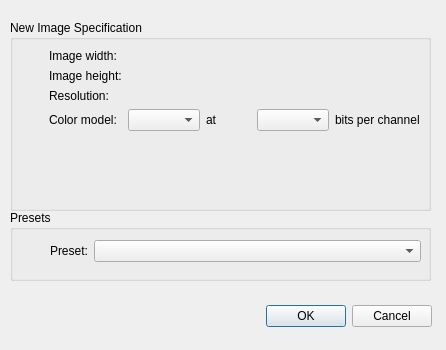
<?xml version="1.0" encoding="UTF-8"?>
<ui version="4.0">
 <class>NewDocumentDialog</class>
 <widget class="QDialog" name="NewDocumentDialog">
  <property name="geometry">
   <rect>
    <x>0</x>
    <y>0</y>
    <width>446</width>
    <height>350</height>
   </rect>
  </property>
  <property name="windowTitle">
   <string>Create New Document</string>
  </property>
  <widget class="QGroupBox" name="groupBox">
   <property name="geometry">
    <rect>
     <x>10</x>
     <y>20</y>
     <width>421</width>
     <height>191</height>
    </rect>
   </property>
   <property name="title">
    <string>New Image Specification</string>
   </property>
   <widget class="QWidget" name="formLayoutWidget">
    <property name="geometry">
     <rect>
      <x>39</x>
      <y>29</y>
      <width>371</width>
      <height>151</height>
     </rect>
    </property>
    <layout class="QFormLayout" name="formLayout">
     <item row="0" column="0">
      <widget class="QLabel" name="label">
       <property name="text">
        <string>Image width:</string>
       </property>
      </widget>
     </item>
     <item row="0" column="1">
      <widget class="SDF::UILayer::Qt::View::CustomWidgets::UnitQuantityEdit" name="widthUnitQuantityEdit"/>
     </item>
     <item row="1" column="0">
      <widget class="QLabel" name="label_2">
       <property name="text">
        <string>Image height:</string>
       </property>
      </widget>
     </item>
     <item row="1" column="1">
      <widget class="SDF::UILayer::Qt::View::CustomWidgets::UnitQuantityEdit" name="heightUnitQuantityEdit"/>
     </item>
     <item row="2" column="0">
      <widget class="QLabel" name="label_3">
       <property name="text">
        <string>Resolution:</string>
       </property>
      </widget>
     </item>
     <item row="2" column="1">
      <widget class="SDF::UILayer::Qt::View::CustomWidgets::UnitQuantityEdit" name="resolutionUnitQuantityEdit"/>
     </item>
     <item row="3" column="0">
      <widget class="QLabel" name="label_4">
       <property name="text">
        <string>Color model:</string>
       </property>
      </widget>
     </item>
     <item row="3" column="1">
      <layout class="QHBoxLayout" name="horizontalLayout">
       <item>
        <widget class="QComboBox" name="colorModelComboBox"/>
       </item>
       <item>
        <widget class="QLabel" name="label_5">
         <property name="text">
          <string>at</string>
         </property>
        </widget>
       </item>
       <item>
        <widget class="QComboBox" name="bitDepthComboBox"/>
       </item>
       <item>
        <widget class="QLabel" name="label_6">
         <property name="text">
          <string>bits per channel</string>
         </property>
        </widget>
       </item>
      </layout>
     </item>
    </layout>
   </widget>
  </widget>
  <widget class="QGroupBox" name="groupBox_2">
   <property name="geometry">
    <rect>
     <x>10</x>
     <y>210</y>
     <width>421</width>
     <height>71</height>
    </rect>
   </property>
   <property name="title">
    <string>Presets</string>
   </property>
   <widget class="QWidget" name="formLayoutWidget_2">
    <property name="geometry">
     <rect>
      <x>40</x>
      <y>30</y>
      <width>371</width>
      <height>31</height>
     </rect>
    </property>
    <layout class="QFormLayout" name="formLayout_2">
     <item row="0" column="0">
      <widget class="QLabel" name="label_7">
       <property name="text">
        <string>Preset:</string>
       </property>
      </widget>
     </item>
     <item row="0" column="1">
      <widget class="QComboBox" name="presetComboBox"/>
     </item>
    </layout>
   </widget>
  </widget>
  <widget class="QDialogButtonBox" name="buttonBox">
   <property name="geometry">
    <rect>
     <x>11</x>
     <y>301</y>
     <width>421</width>
     <height>31</height>
    </rect>
   </property>
   <property name="orientation">
    <enum>Qt::Horizontal</enum>
   </property>
   <property name="standardButtons">
    <set>QDialogButtonBox::Cancel|QDialogButtonBox::Ok</set>
   </property>
  </widget>
 </widget>
 <customwidgets>
  <customwidget>
   <class>SDF::UILayer::Qt::View::CustomWidgets::UnitQuantityEdit</class>
   <extends>QWidget</extends>
   <header>SDF/UILayer/Qt/View/CustomWidgets/UnitQuantityEdit.hpp</header>
  </customwidget>
 </customwidgets>
 <resources/>
 <connections>
  <connection>
   <sender>buttonBox</sender>
   <signal>accepted()</signal>
   <receiver>NewDocumentDialog</receiver>
   <slot>accept()</slot>
   <hints>
    <hint type="sourcelabel">
     <x>221</x>
     <y>316</y>
    </hint>
    <hint type="destinationlabel">
     <x>222</x>
     <y>174</y>
    </hint>
   </hints>
  </connection>
  <connection>
   <sender>buttonBox</sender>
   <signal>rejected()</signal>
   <receiver>NewDocumentDialog</receiver>
   <slot>reject()</slot>
   <hints>
    <hint type="sourcelabel">
     <x>221</x>
     <y>316</y>
    </hint>
    <hint type="destinationlabel">
     <x>222</x>
     <y>174</y>
    </hint>
   </hints>
  </connection>
 </connections>
</ui>
